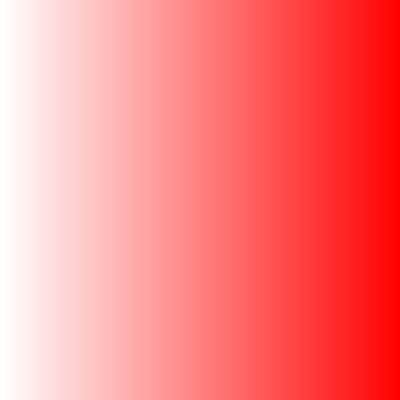
Frame 1 (no input)
Frame 60 (the mouse pressed at the canvas centre just before this capture): identical to frame 1, image omitted
Frame 120 (the mouse held since frame 60 and released just before this capture): identical to frame 1, image omitted

The Processing sketch that drew this single still picture (run headless with seeded random() and noise(); from frame 60 on, the mouse is pressed at the canvas centre):

// Processing sketch: for_anidado_degrade
// ── for_anidado_degrade.pde
int posX = 0;
int tam;
int cant = 100;

void setup() {
  size(400, 400);
  tam = width/cant;
  frameRate = 1;
  textSize(20);
}

void draw() {
  dibujarTablero(cant);
}

// ── tablero.pde
void dibujarTablero(int cantidad) {
  for (int j=0; j<cantidad; j=j+1) {
    for (int i=0; i<cantidad; i=i+1) {
      dibujarCelda(i, j);
    }
  }
}

void dibujarCelda(int i, int j) {
  float miColor = map(i, 0, cant, 255, 0);
  fill(255,miColor,miColor);
  noStroke();
  rect(i*tam, j*tam, tam, tam);
}
